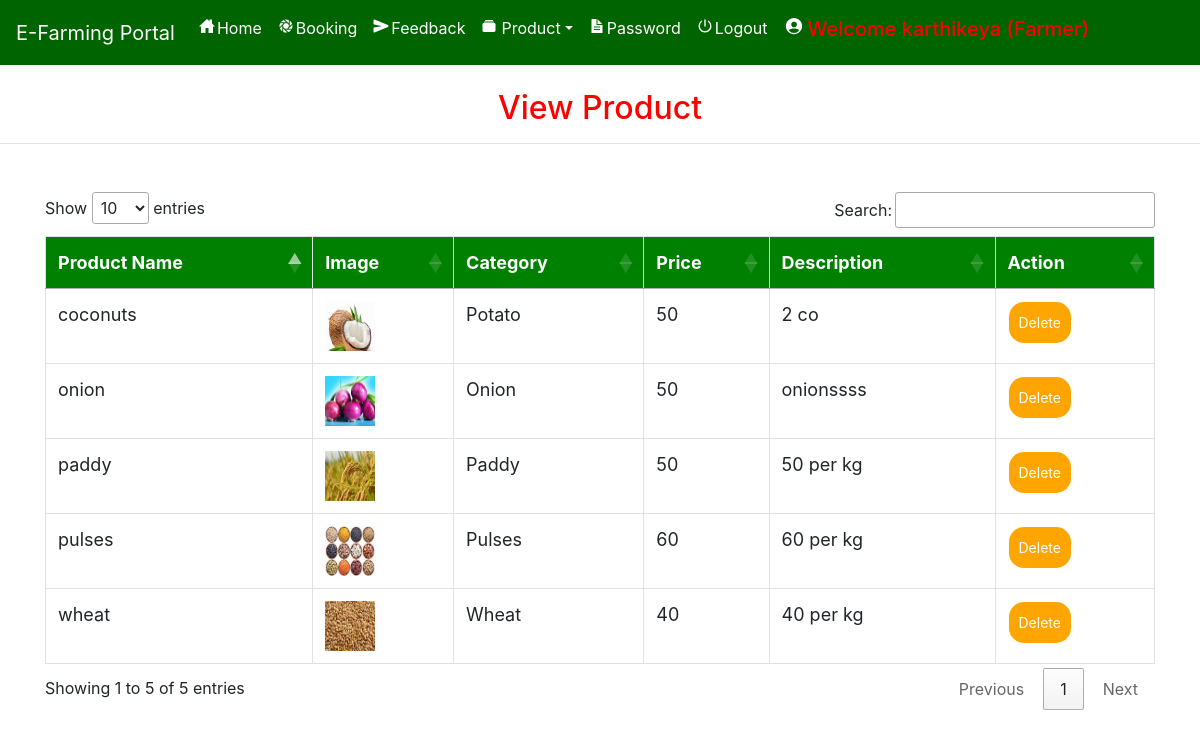
Screenshot of /admin_view_product (signed in) with the database file from the repository.
### farmerapp/models.py (models this page shows, shortened)
class Product(models.Model):
    user = models.ForeignKey(User, on_delete=models.CASCADE, null=True)
    category = models.ForeignKey(Category, on_delete=models.CASCADE, null=True)
    image = models.FileField(null=True)
    name = models.CharField(max_length=30, null=True)
    price = models.IntegerField(null=True)
    desc = models.TextField(null=True)

class Category(models.Model):
    name = models.CharField(max_length=30, null=True)

### farmerapp/views.py (the view)
# urls.py: path('admin_view_product', Admin_View_product, name='admin_view_product'),
def Admin_View_product(request):
    if not request.user.is_authenticated:
        return redirect('login_admin')
    pro = Product.objects.all()
    try:
        profile = Profile.objects.get(user=request.user)
        if profile.user_type == "Seller":
            pro = Product.objects.filter(user=request.user)
    except:
        pass
    d = {'pro':pro}
    return render(request,'admin_view_product.html',d)

### farmerapp/templates/admin_view_product.html (shortened to what this page needs)
{% extends 'navigation.html' %}
{% block body %}
<center><h2 style="color:red;margin-top:2%">View Product</h2></center><hr>
 <div class="container" style="margin-top:4%">
<table class="table table-bordered" id="myTable">
  <thead>
  <tr>
    <th>Product Name</th>
    <th>Image</th>
      <th> Category</th>
    <th>Price</th>
    <th> Description</th>
    <th>Action</th>
  </tr>
  </thead>
   <tbody>
    {% for i in pro %}
  <tr>
    <td>{{i.name}}</td>
    <td><img src="{{i.image.url}}" style="width:50px;height:50px"></td>
      <td>{{i.category.name}}</td>
      <td>{{i.price}}</td>
      <td>{{i.desc}}</td>
    <td><a href="{% url 'delete_product' i.id %}" onclick="return confirm('Are you sure?')"><button class="button button1">Delete</button></a></td>
  </tr>
    {% endfor %}
    </tbody>
</table>
 </div>
{% endblock %}

### farmerapp/templates/navigation.html (style rules this page uses)
* { box-sizing: border-box; }
#myTable { border-collapse: collapse; width: 100%; border: 1px solid #ddd; font-size: 18px; }
#myTable th { text-align: left; padding: 12px; background-color: green; color: white; }
#myTable td { text-align: left; padding: 12px; background-color: white; }
#myTable tr { border-bottom: 1px solid #ddd; }
.button { background-color: orange; border: none; color: white; padding: 10px; text-align: centre; text-decoration: none; display: inline-block; font-size: 14px; margin: 1px 1px; cursor: pointer; }
.button1 { border-radius: 15px; }

### rows the page displays
Product: name "paddy", image (picture), category.name "Paddy", price "50", desc "50 per kg"
Product: name "pulses", image (picture), category.name "Pulses", price "60", desc "60 per kg"
Product: name "wheat", image (picture), category.name "Wheat", price "40", desc "40 per kg"
Product: name "coconuts", image (picture), category.name "Potato", price "50", desc "2 co"
Product: name "onion", image (picture), category.name "Onion", price "50", desc "onionssss"
